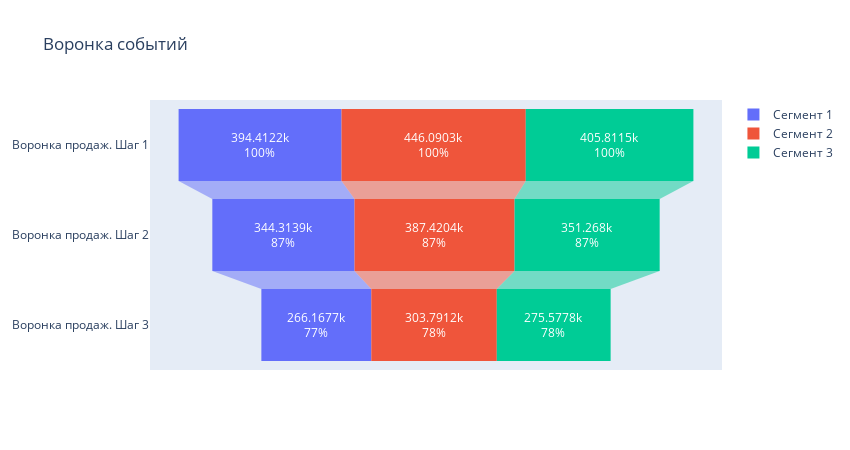

Notebook source saved alongside this figure:
### Code cell
fig = go.Figure()

fig.add_trace(go.Funnel(
    name = 'Сегмент 1',
    y=funnel_t['funnel_step'],
    x=funnel_t['сегмент_1'],
    textinfo = "value+percent previous"))

fig.add_trace(go.Funnel(
    name = 'Сегмент 2',
    orientation = "h",
    y=funnel_t['funnel_step'],
    x = funnel_t['сегмент_2'],
    textposition = "inside",
    textinfo = "value+percent previous"))

fig.add_trace(go.Funnel(
    name = 'Сегмент 3',
    orientation = "h",
    y=funnel_t['funnel_step'],
    x = funnel_t['сегмент_3'],
    textposition = "inside",
    textinfo = "value+percent previous"))

fig.update_layout(title='Воронка событий',
                  width=850,
                  height=450,
                  hoverlabel=dict(font_color="white"))

fig.update_traces(textfont_color='white',
                  hovertemplate="Стадия: %{y} <br>Доля от всех: %{percentTotal}\
                  <br>Доля с прошлой стадии: %{percentPrevious}<extra></extra>")

fig.show()

### Figure 1 — Plotly figure (JSON) as saved in the notebook; plotly's stock layout.template omitted (floating-point values rounded to 4 significant figures)
{"data": [{"hovertemplate": "Стадия: %{y} <br>Доля от всех: %{percentTotal}                  <br>Доля с прошлой стадии: %{percentPrevious}<extra></extra>", "name": "Сегмент 1", "textfont": {"color": "white"}, "textinfo": "value+percent previous", "type": "funnel", "x": [394400.0, 344300.0, 266200.0], "y": ["Воронка продаж. Шаг 1", "Воронка продаж. Шаг 2", "Воронка продаж. Шаг 3"]}, {"hovertemplate": "Стадия: %{y} <br>Доля от всех: %{percentTotal}                  <br>Доля с прошлой стадии: %{percentPrevious}<extra></extra>", "name": "Сегмент 2", "orientation": "h", "textfont": {"color": "white"}, "textinfo": "value+percent previous", "textposition": "inside", "type": "funnel", "x": [446100.0, 387400.0, 303800.0], "y": ["Воронка продаж. Шаг 1", "Воронка продаж. Шаг 2", "Воронка продаж. Шаг 3"]}, {"hovertemplate": "Стадия: %{y} <br>Доля от всех: %{percentTotal}                  <br>Доля с прошлой стадии: %{percentPrevious}<extra></extra>", "name": "Сегмент 3", "orientation": "h", "textfont": {"color": "white"}, "textinfo": "value+percent previous", "textposition": "inside", "type": "funnel", "x": [405800.0, 351300.0, 275600.0], "y": ["Воронка продаж. Шаг 1", "Воронка продаж. Шаг 2", "Воронка продаж. Шаг 3"]}], "layout": {"height": 450, "hoverlabel": {"font": {"color": "white"}}, "title": {"text": "Воронка событий"}, "width": 850, "xaxis": {"autorange": true, "range": [-692400.0, 692400.0], "type": "linear"}, "yaxis": {"autorange": true, "range": [2.5, -0.5], "type": "category"}}}
